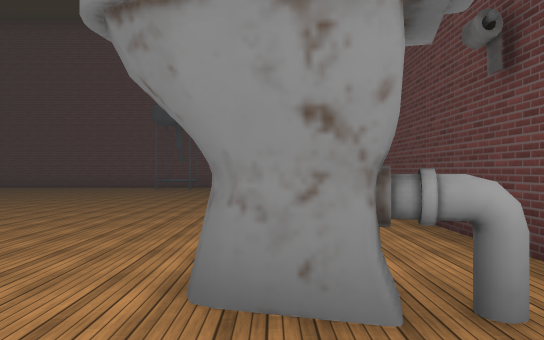
[1] (above)

24 first-person views from a walk through a 3-D level made in the Unity game engine. The camera is 1.4 m above the floor, looks level and sees 70° across. The floor is counted in squares, 2.22 m on a side. Each view is taken from the middle of a square. On the plan, view 1 faces up. The plan holds only what a view shows up to about 11 squares ahead; the rest is blank. The place goes on beyond the plan. The player character is not drawn. Some animated figures are not drawn. Some surface patterns are stand-ins.

[2]
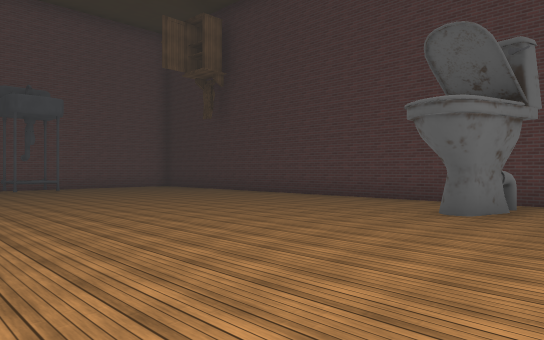

[3]
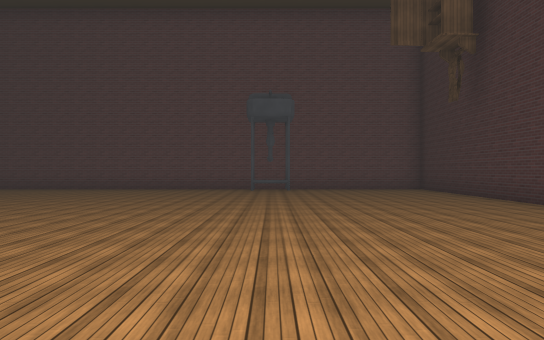

[4]
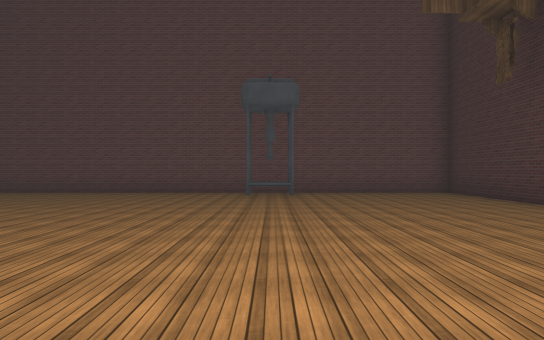

[5]
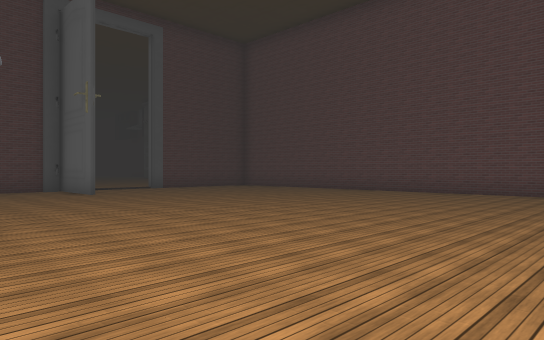

[6]
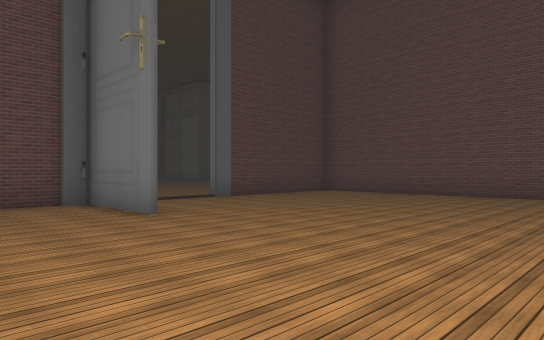

[7]
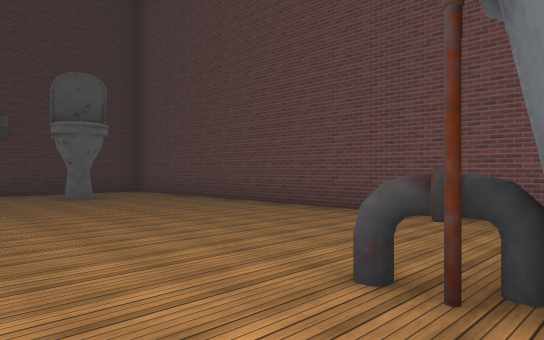

[8]
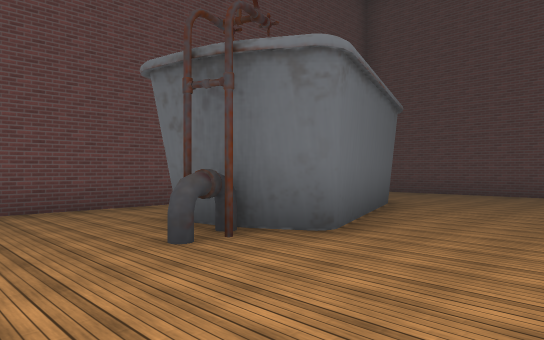

[9]
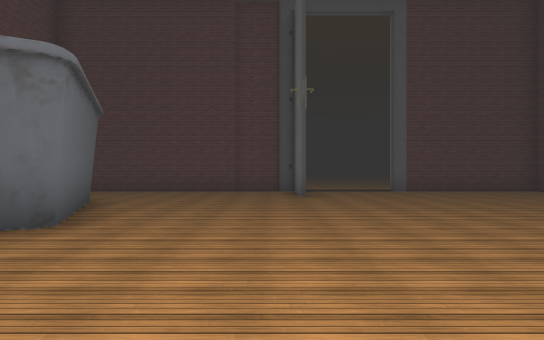

[10]
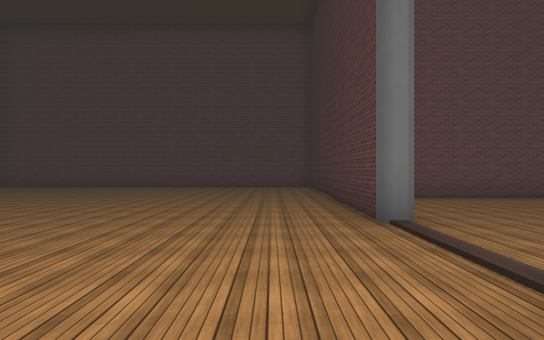

[11]
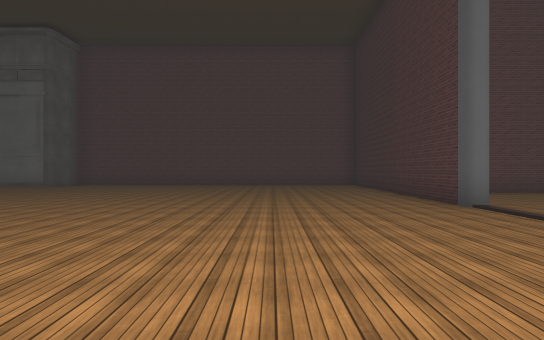

[12]
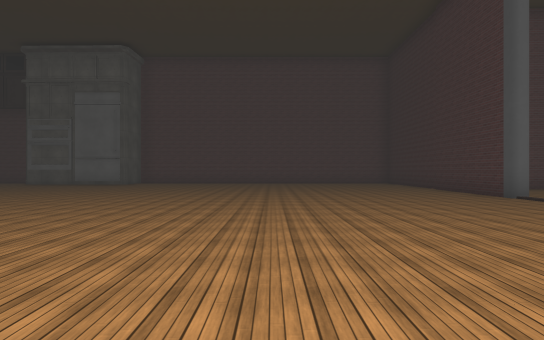

[13]
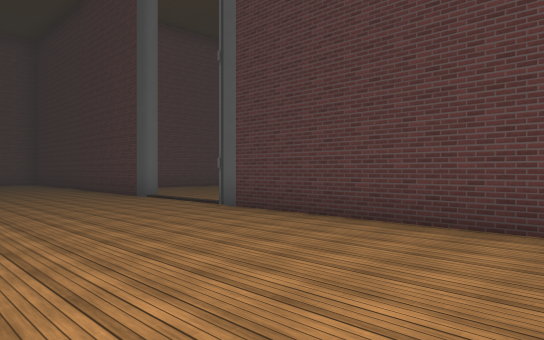

[14]
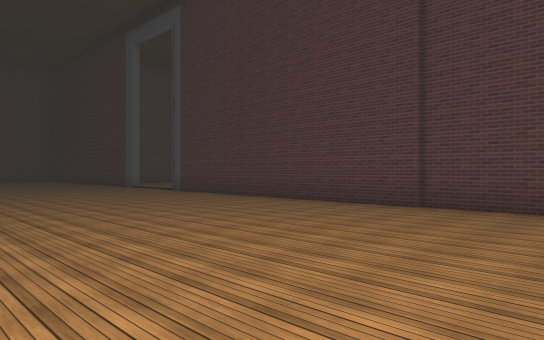

[15]
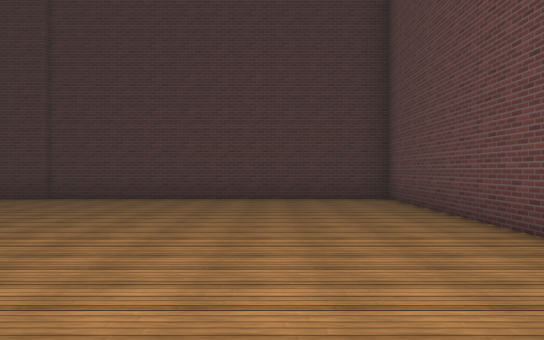

[16]
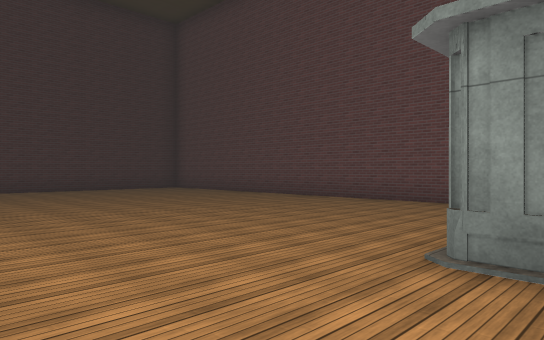

[17]
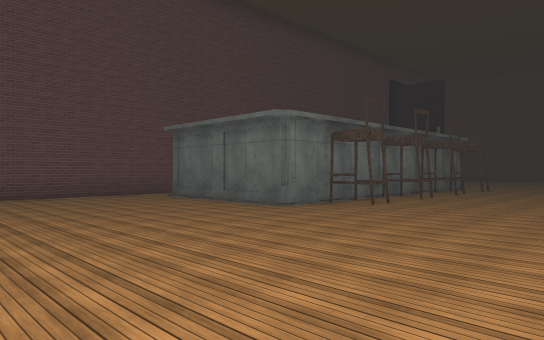

[18]
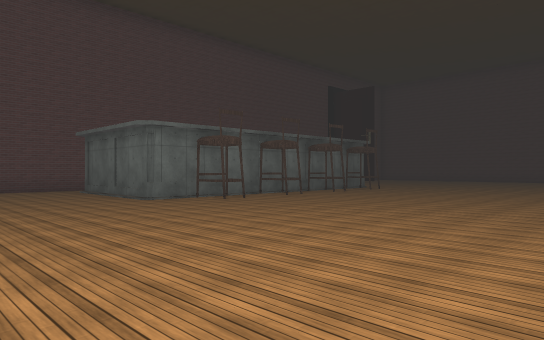

[19]
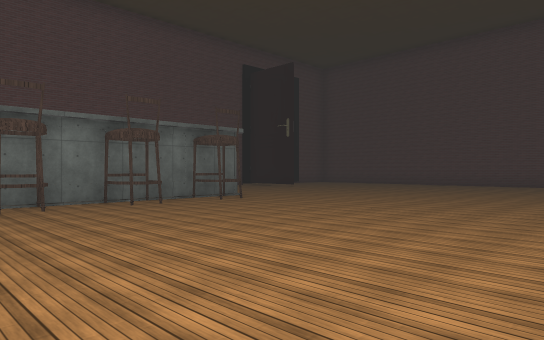

[20]
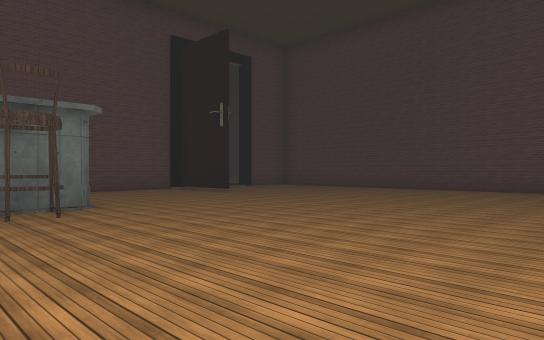

[21]
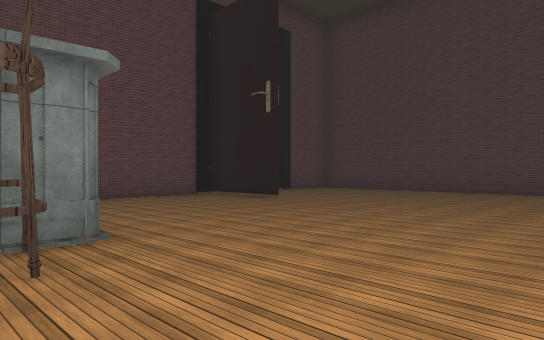

[22]
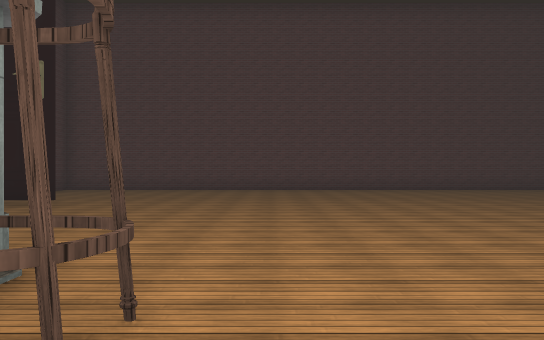

[23]
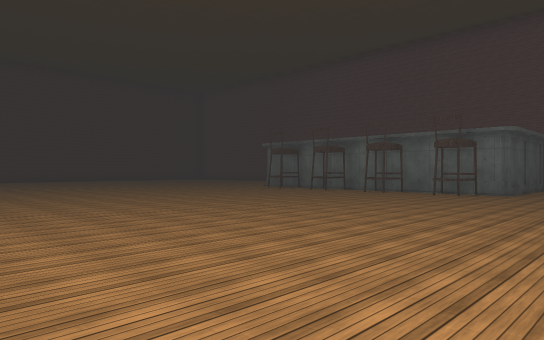

[24]
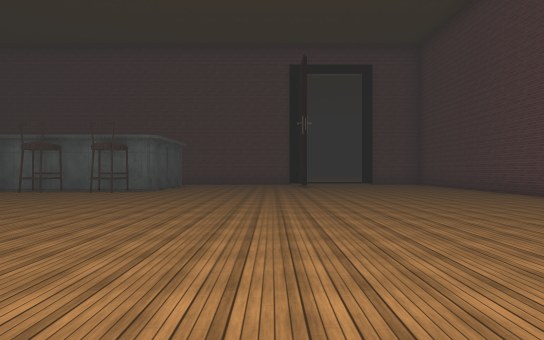

### Floor plan
Points are (right, up) in squares from view 1. A wall is a line through its corners. A room is listed if a view was taken in it or the views show most of it. See-through windows are left out.
Room 1 (views 1, 2, 3, 4, 5, 6, 7, 8, 9)
walls: (-8.7, 2.9) (-7.9, 2.9); (-8.7, 2.8) (-7.9, 3.1); (-8.7, 2.8) (-8.2, 3.2) (-7.8, 3.2); (-14, 6.7) (-16.8, 6.7); (-12.8, 2.4) (-9.2, 3.7) (-8.6, 2.6) (-8.4, 1.8); (-9.9, -0.3) (1.2, -0.3); (-16.4, 6.8) (-16.4, 0.8); (-16.4, 12.2) (-16.4, 9.5); (1.9, 0.2) (1.9, 13.8) (-14.9, 13.8)
ways out: opening at (-17, 8.5) to room 2
objects: sink (-3, 12) to (-3, 13); other object (0, 2) to (1, 2)
Room 2 (views 10, 11, 12, 13, 14, 15, 16, 17, 18, 19, 20, 21, 22, 23, 24)
walls: (-36.4, -6) (-36.4, -3.6) (-28, -3.7) (-28, -7.4); (-28.8, -8.5) (-16.7, -8.5) (-16.7, 6.8); (-41.1, -6) (-41.1, -8.5) (-38.2, -8.5); (-46.3, 0.9) (-46.3, -4.2); (-16.7, 9.6) (-16.7, 15.9)
ways out: opening at (-17, 8.5) to room 1
objects: chair (-35, -3); chair (-34, -3); chair (-31, -3); chair (-29, -3)

Positions as (right, up) in squares from view 1, and headings:
1: (0, 0), facing up
2: (-6, 0), facing up-right
3: (-3, 1), facing up
4: (-3, 3), facing up
5: (-4, 3), facing up-left
6: (-9, 4), facing up-left
7: (-9, 5), facing down-right
8: (-6, 6), facing down-left
9: (-5, 6), facing left
10: (-18, 5), facing up
11: (-20, 3), facing up
12: (-22, 1), facing up
13: (-21, 1), facing up-right
14: (-23, -4), facing up-right
15: (-25, -6), facing right
16: (-29, -1), facing down-right
17: (-23, 1), facing down-left
18: (-24, 4), facing down-left
19: (-30, 4), facing down-left
20: (-34, 3), facing down-left
21: (-35, 0), facing down-left
22: (-34, -2), facing left
23: (-39, 7), facing down-right
24: (-40, 8), facing down
